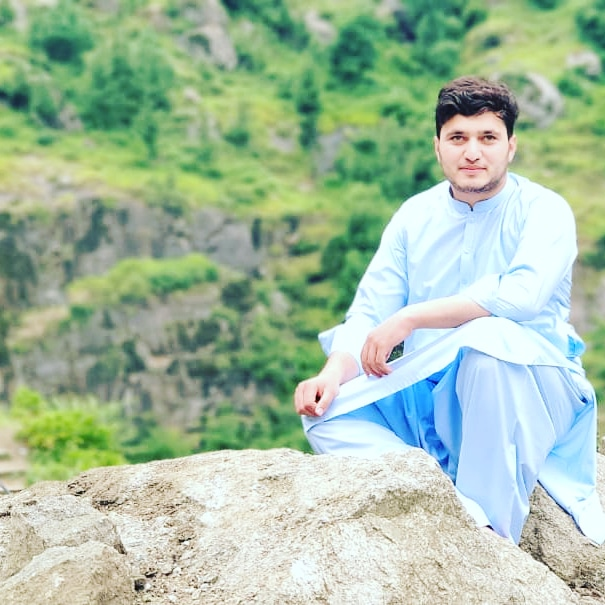
%> input picture 23-07-20/html/Q01_2.jpeg, 605 x 605 px
$ octave Q01_2.m   (GNU Octave 9; MATLAB toolbox functions it lacks are replaced by stand-ins)
%> lines starting %> are read from the running program, lines starting %| are printed output that depends on the picture
clc
clear all
close all
warning off
% image name is save Q01_2 and read it
img=imread('Q01_2.jpeg');
%> img is the input picture: size 605x605x3 uint8; mean R, G, B 164.2, 188.3, 163.2
% show original image
figure(1)
imshow(img)
title('Original Image')
% conver into gray scale
img_gray=rgb2gray(img);
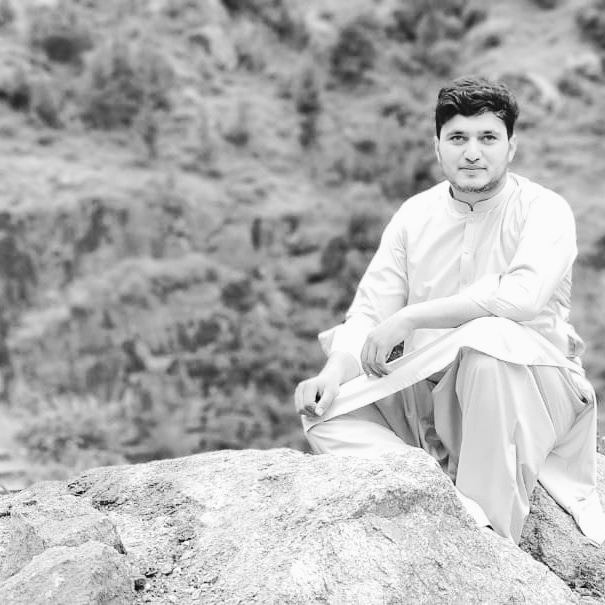
%> img_gray: size 605x605 uint8; min 2, max 255, mean 178.2
% show gray scale
figure(2)
imshow(img_gray)
title('gray image')
% size of img
[rows,cols]=size(img_gray);
%> rows = 605; cols = 605
% resize image i
Img=imresize(img_gray,256/min(rows,cols));
Img=Img(1:256,1:256);
% extract first and second row from  gray scale
First=Img(1,:);
%> First = 256 values, max 221 at index 19, min 43 at index 97, mean 156.4
Second=Img(2,:);
%> Second = 256 values, max 210 at index 7, min 45 at index 97, mean 155.2
% Z Transform of first row
%> (the run ends here)

$ run again, with 23-07-20/html/Q01_1.jpeg copied over 23-07-20/html/Q01_2.jpeg
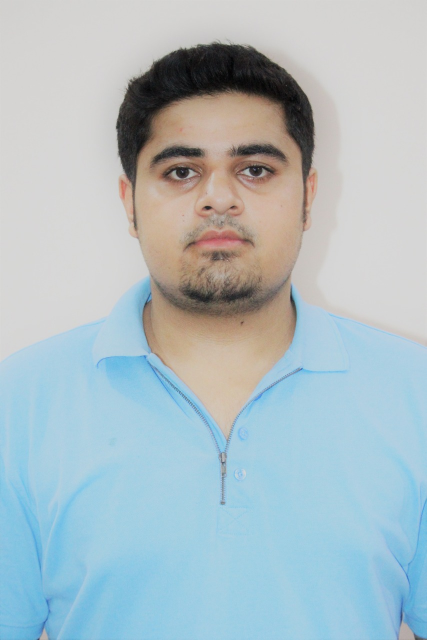
%> input picture 23-07-20/html/Q01_1.jpeg, 853 x 1280 px (shown at 1/2 size)
%> img is the input picture: size 1280x853x3 uint8; mean R, G, B 173.2, 189.7, 196.1
%> `img_gray=rgb2gray(img);`:
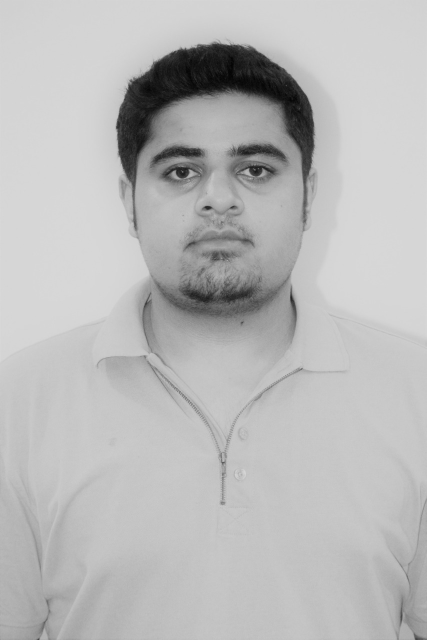
%> img_gray: size 1280x853 uint8 (shown at 1/2 size); min 2, max 216, mean 185.5
%> `Img=Img(1:256,1:256);`:
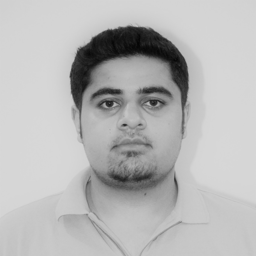
%> Img: size 256x256 uint8; min 5, max 215, mean 183.3
%> First = 256 values, max 213 at index 80, min 208 at index 1, mean 211.2
%> Second = 256 values, max 212 at index 71, min 208 at index 1, mean 210.8

$ run again, with 23-07-20/html/Q01_3.jpeg copied over 23-07-20/html/Q01_2.jpeg
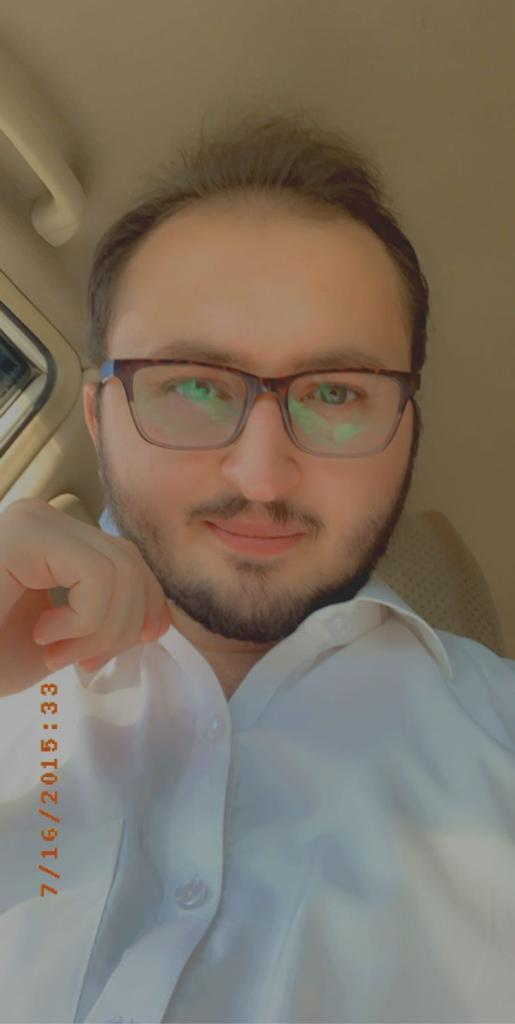
%> input picture 23-07-20/html/Q01_3.jpeg, 515 x 1024 px
%> img is the input picture: size 1024x515x3 uint8; mean R, G, B 126.4, 114.6, 99.5
%> `img_gray=rgb2gray(img);`:
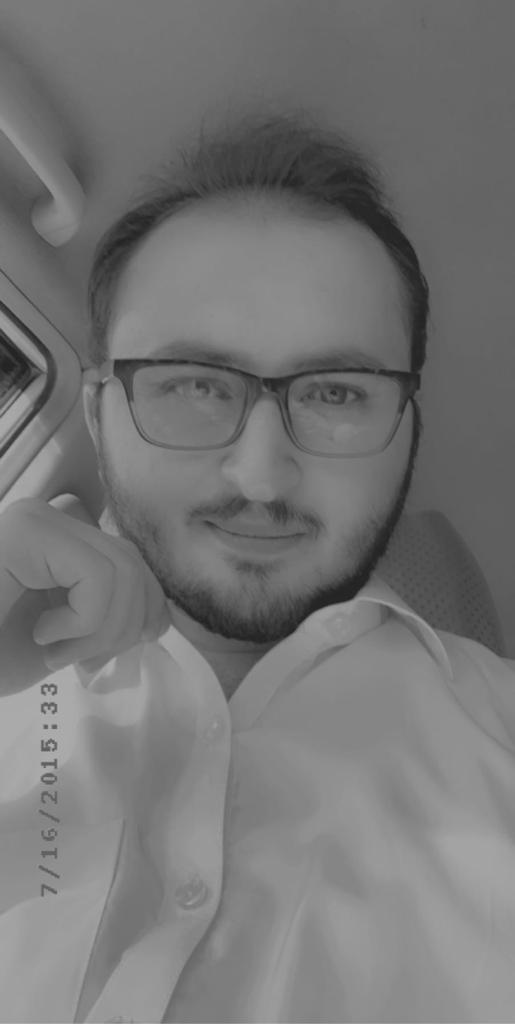
%> img_gray: size 1024x515 uint8; min 31, max 182, mean 116.4
%> `Img=Img(1:256,1:256);`:
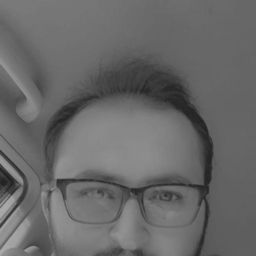
%> Img: size 256x256 uint8; min 33, max 170, mean 104.2
%> First = 256 values, max 121 at index 1, min 103 at index 238, mean 112.8
%> Second has the same summary as First

$ run again, with 23-07-20/html/Q01_4.jpeg copied over 23-07-20/html/Q01_2.jpeg
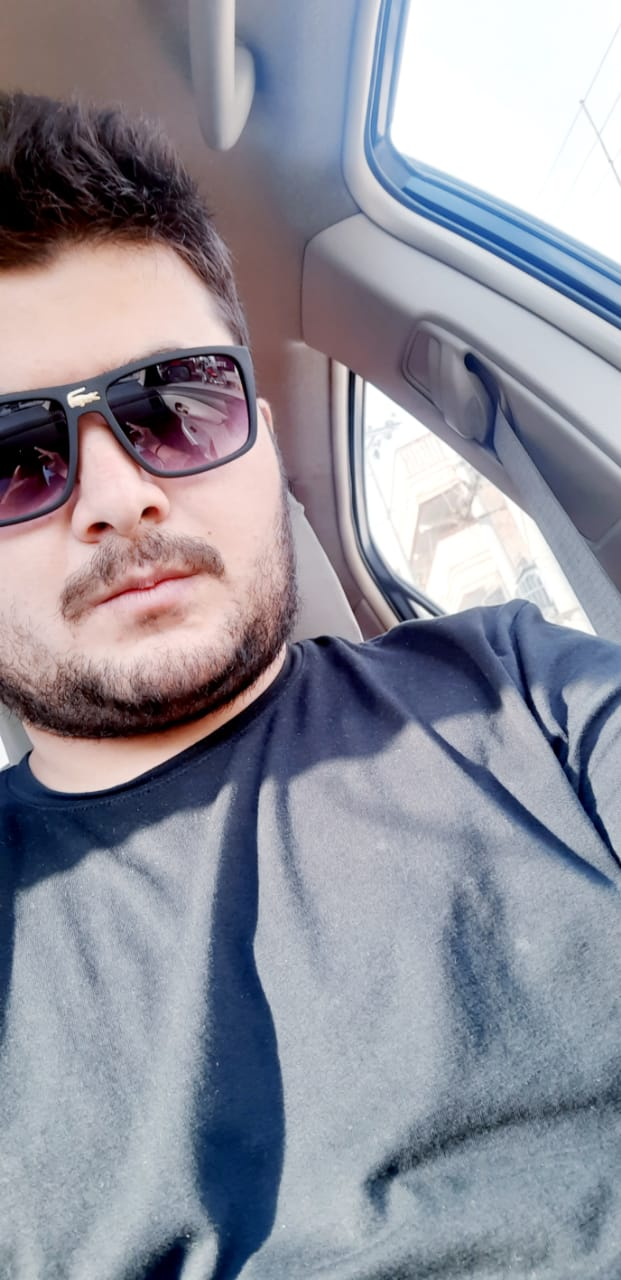
%> input picture 23-07-20/html/Q01_4.jpeg, 621 x 1280 px
%> img is the input picture: size 1280x621x3 uint8; mean R, G, B 144.9, 144.7, 155.9
%> `img_gray=rgb2gray(img);`:
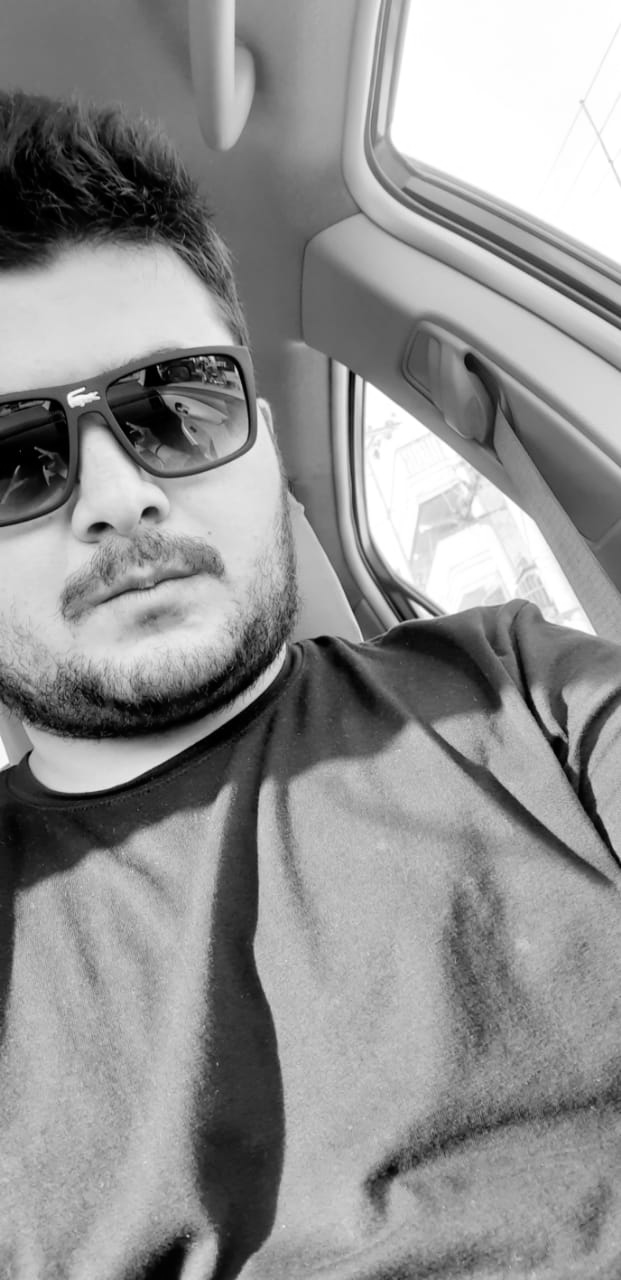
%> img_gray: size 1280x621 uint8; min 0, max 255, mean 146
%> `Img=Img(1:256,1:256);`:
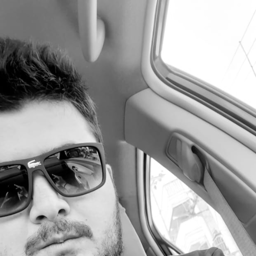
%> Img: size 256x256 uint8; min 0, max 255, mean 156.6
%> First = 256 values, max 255 at index 171, min 96 at index 63, mean 178.4
%> Second = 256 values, max 255 at index 171, min 97 at index 63, mean 178.3
